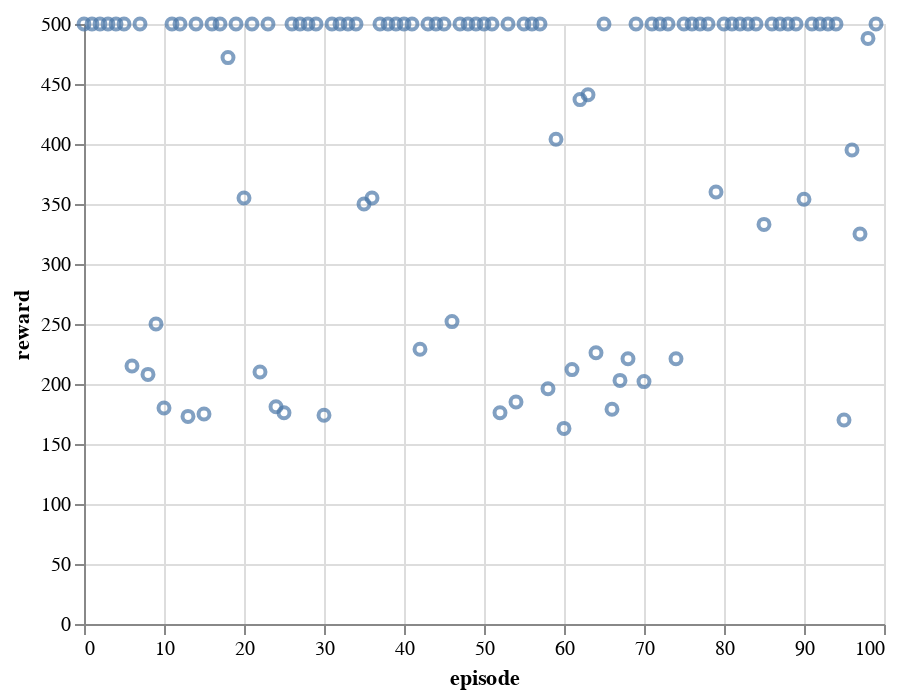

This figure's notebook cell:
### Code cell
alt.Chart(rewards).mark_point().encode(x="episode", y="reward")

### Figure 1 — Vega-Lite specification as saved in the notebook (floating-point values rounded to 4 significant figures)
{"config": {"view": {"continuousWidth": 400, "continuousHeight": 300}}, "data": {"name": "data-00907d69390323f8e877a169f97b2fc3"}, "mark": "point", "encoding": {"x": {"type": "quantitative", "field": "episode"}, "y": {"type": "quantitative", "field": "reward"}}, "$schema": "https://vega.github.io/schema/vega-lite/v4.8.1.json", "datasets": {"data-00907d69390323f8e877a169f97b2fc3": [{"episode": 0, "reward": 500.0}, {"episode": 1, "reward": 500.0}, {"episode": 2, "reward": 500.0}, {"episode": 3, "reward": 500.0}, {"episode": 4, "reward": 500.0}, {"episode": 5, "reward": 500.0}, {"episode": 6, "reward": 215.0}, {"episode": 7, "reward": 500.0}, {"episode": 8, "reward": 208.0}, {"episode": 9, "reward": 250.0}, {"episode": 10, "reward": 180.0}, {"episode": 11, "reward": 500.0}, {"episode": 12, "reward": 500.0}, {"episode": 13, "reward": 173.0}, {"episode": 14, "reward": 500.0}, {"episode": 15, "reward": 175.0}, {"episode": 16, "reward": 500.0}, {"episode": 17, "reward": 500.0}, {"episode": 18, "reward": 472.0}, {"episode": 19, "reward": 500.0}, {"episode": 20, "reward": 355.0}, {"episode": 21, "reward": 500.0}, {"episode": 22, "reward": 210.0}, {"episode": 23, "reward": 500.0}, {"episode": 24, "reward": 181.0}, {"episode": 25, "reward": 176.0}, {"episode": 26, "reward": 500.0}, {"episode": 27, "reward": 500.0}, {"episode": 28, "reward": 500.0}, {"episode": 29, "reward": 500.0}, {"episode": 30, "reward": 174.0}, {"episode": 31, "reward": 500.0}, {"episode": 32, "reward": 500.0}, {"episode": 33, "reward": 500.0}, {"episode": 34, "reward": 500.0}, {"episode": 35, "reward": 350.0}, {"episode": 36, "reward": 355.0}, {"episode": 37, "reward": 500.0}, {"episode": 38, "reward": 500.0}, {"episode": 39, "reward": 500.0}, {"episode": 40, "reward": 500.0}, {"episode": 41, "reward": 500.0}, {"episode": 42, "reward": 229.0}, {"episode": 43, "reward": 500.0}, {"episode": 44, "reward": 500.0}, {"episode": 45, "reward": 500.0}, {"episode": 46, "reward": 252.0}, {"episode": 47, "reward": 500.0}, {"episode": 48, "reward": 500.0}, {"episode": 49, "reward": 500.0}, {"episode": 50, "reward": 500.0}, {"episode": 51, "reward": 500.0}, {"episode": 52, "reward": 176.0}, {"episode": 53, "reward": 500.0}, {"episode": 54, "reward": 185.0}, {"episode": 55, "reward": 500.0}, {"episode": 56, "reward": 500.0}, {"episode": 57, "reward": 500.0}, {"episode": 58, "reward": 196.0}, {"episode": 59, "reward": 404.0}, {"episode": 60, "reward": 163.0}, {"episode": 61, "reward": 212.0}, {"episode": 62, "reward": 437.0}, {"episode": 63, "reward": 441.0}, {"episode": 64, "reward": 226.0}, {"episode": 65, "reward": 500.0}, {"episode": 66, "reward": 179.0}, {"episode": 67, "reward": 203.0}, {"episode": 68, "reward": 221.0}, {"episode": 69, "reward": 500.0}, {"episode": 70, "reward": 202.0}, {"episode": 71, "reward": 500.0}, {"episode": 72, "reward": 500.0}, {"episode": 73, "reward": 500.0}, {"episode": 74, "reward": 221.0}, {"episode": 75, "reward": 500.0}, {"episode": 76, "reward": 500.0}, {"episode": 77, "reward": 500.0}, {"episode": 78, "reward": 500.0}, {"episode": 79, "reward": 360.0}, {"episode": 80, "reward": 500.0}, {"episode": 81, "reward": 500.0}, {"episode": 82, "reward": 500.0}, {"episode": 83, "reward": 500.0}, {"episode": 84, "reward": 500.0}, {"episode": 85, "reward": 333.0}, {"episode": 86, "reward": 500.0}, {"episode": 87, "reward": 500.0}, {"episode": 88, "reward": 500.0}, {"episode": 89, "reward": 500.0}, {"episode": 90, "reward": 354.0}, {"episode": 91, "reward": 500.0}, {"episode": 92, "reward": 500.0}, {"episode": 93, "reward": 500.0}, {"episode": 94, "reward": 500.0}, {"episode": 95, "reward": 170.0}, {"episode": 96, "reward": 395.0}, {"episode": 97, "reward": 325.0}, {"episode": 98, "reward": 488.0}, {"episode": 99, "reward": 500.0}]}}
